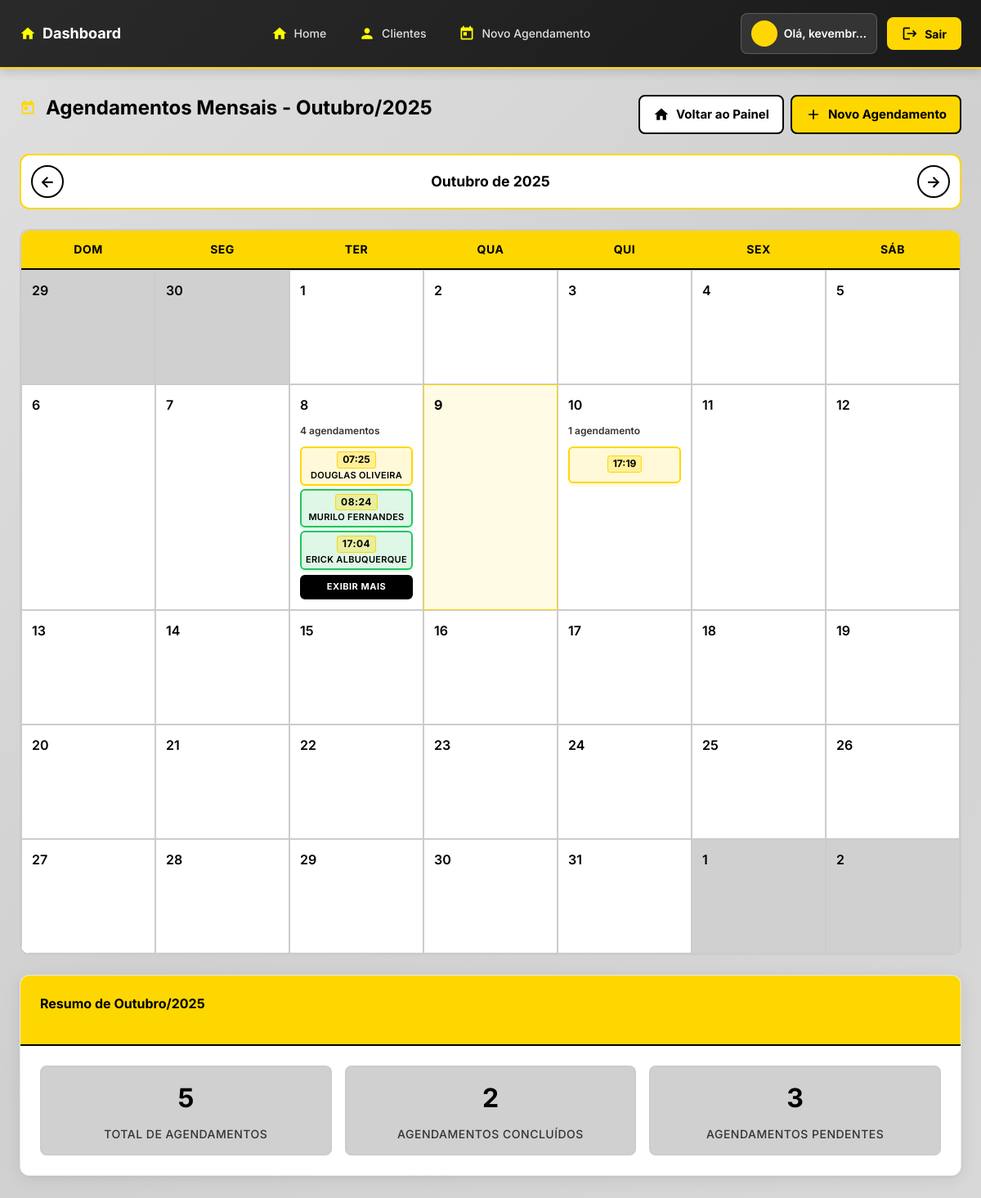
The page /agendamentos-mensais/ (signed in) on the database as committed earlier.
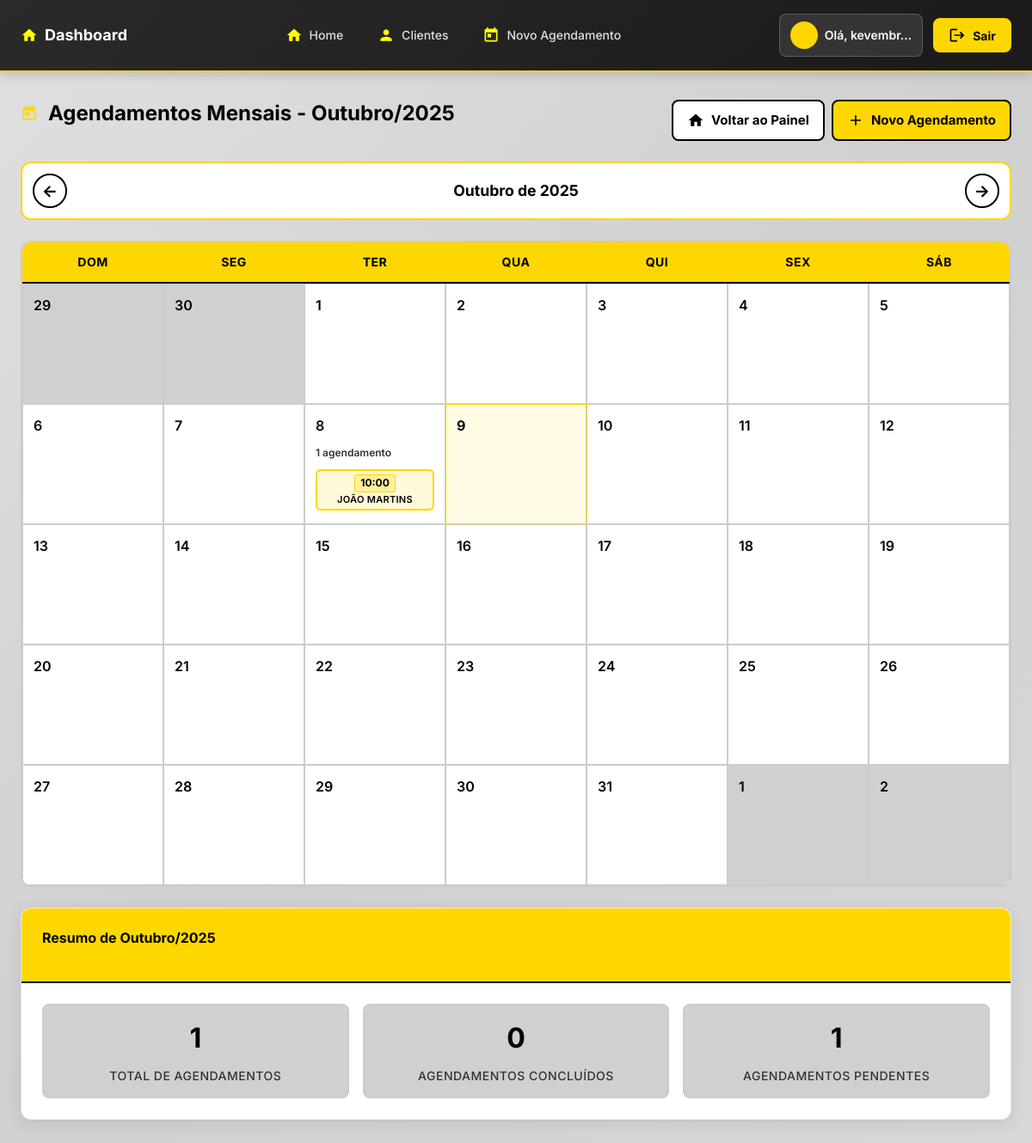
The same page on the database as committed later.
### agendamentos/models.py (models this page shows, shortened)
class Agendamento(models.Model):
    STATUS_CHOICES = [
        ('confirmado', 'Pendente'),
        ('a_caminho', 'À caminho'),
        ('concluido', 'Concluído'),
        ('cancelado', 'Cancelado'),
    ]
    cliente = models.ForeignKey(Cliente, on_delete=models.SET_NULL, null=True, blank=True, related_name='agendamentos')
    servico = models.ForeignKey(Servico, on_delete=models.PROTECT)
    data = models.DateField()
    hora = models.TimeField()
    status = models.CharField(max_length=15, choices=STATUS_CHOICES, default='confirmado')
    observacoes = models.TextField(blank=True, null=True)
    criado_em = models.DateTimeField(auto_now_add=True)
    class Meta:
        ordering = ['-data', '-hora']

class Cliente(models.Model):
    nome = models.CharField(max_length=100)
    telefone = models.CharField(max_length=15, unique=True, blank=True, null=True)
    endereco = models.TextField(blank=True, null=True, help_text="Endereço completo do cliente")
    observacoes = models.TextField(blank=True, null=True)

### agendamentos/views.py (the view)
# urls.py: path('agendamentos-mensais/', views.agendamentos_mensais, name='agendamentos_mensais'),
@login_required
def agendamentos_mensais(request):
    ano = request.GET.get('ano', datetime.now().year)
    mes = request.GET.get('mes', datetime.now().month)
    try:
        ano = int(ano)
        mes = int(mes)
        data_inicio = datetime(ano, mes, 1).date()
        if mes == 12:
            data_fim = datetime(ano + 1, 1, 1).date()
        else:
            data_fim = datetime(ano, mes + 1, 1).date()
    except (ValueError, TypeError):
        hoje = datetime.now().date()
        data_inicio = datetime(hoje.year, hoje.month, 1).date()
        if hoje.month == 12:
            data_fim = datetime(hoje.year + 1, 1, 1).date()
        else:
            data_fim = datetime(hoje.year, hoje.month + 1, 1).date()
        ano = hoje.year
        mes = hoje.month
    agendamentos = Agendamento.objects.filter(
        data__gte=data_inicio,
        data__lt=data_fim
    ).order_by('data', 'hora')
    agendamentos_por_data = {}
    for agendamento in agendamentos:
        data_str = agendamento.data.strftime('%Y-%m-%d')
        if data_str not in agendamentos_por_data:
            agendamentos_por_data[data_str] = []
        agendamentos_por_data[data_str].append(agendamento)
    primeiro_dia = datetime(ano, mes, 1)
    ultimo_dia = datetime(ano, mes + 1, 1) - timedelta(days=1) if mes < 12 else datetime(ano + 1, 1, 1) - timedelta(days=1)
    calendar_weeks = []
    current_date = primeiro_dia - timedelta(days=primeiro_dia.weekday())  # Começar no domingo da primeira semana
    for week in range(6):  # Máximo 6 semanas
        week_days = []
        for day in range(7):  # 7 dias por semana
            day_date = current_date + timedelta(days=week * 7 + day)
            is_current_month = day_date.month == mes and day_date.year == ano
            is_today = day_date.date() == date.today()
            date_str = day_date.strftime('%Y-%m-%d')
            week_days.append({
                'day': day_date.day,
                'date': day_date.date(),
                'date_str': date_str,
                'is_current_month': is_current_month,
                'is_today': is_today,
            })
        calendar_weeks.append(week_days)
        if week_days[-1]['date'] >= ultimo_dia.date():
            break
    mes_anterior = mes - 1 if mes > 1 else 12
    ano_anterior = ano if mes > 1 else ano - 1
    mes_proximo = mes + 1 if mes < 12 else 1
    ano_proximo = ano if mes < 12 else ano + 1
    nomes_meses = [
        '', 'Janeiro', 'Fevereiro', 'Março', 'Abril', 'Maio', 'Junho',
        'Julho', 'Agosto', 'Setembro', 'Outubro', 'Novembro', 'Dezembro'
    ]
    total_agendamentos = len(agendamentos)
    concluidos = len([a for a in agendamentos if a.status == 'concluido'])
    pendentes = len([a for a in agendamentos if a.status in ['confirmado', 'a_caminho']])
    context = {
        'agendamentos': agendamentos,
        'agendamentos_por_data': agendamentos_por_data,
        'calendar_weeks': calendar_weeks,
        'ano': ano,
        'mes': mes,
        'mes_nome': nomes_meses[mes],
        'primeiro_dia': primeiro_dia,
        'ultimo_dia': ultimo_dia,
        'mes_anterior': mes_anterior,
        'ano_anterior': ano_anterior,
        'mes_proximo': mes_proximo,
        'ano_proximo': ano_proximo,
        'total_agendamentos': total_agendamentos,
        'concluidos': concluidos,
        'pendentes': pendentes,
    }
    return render(request, 'agendamentos/agendamentos_mensais.html', context)

### agendamentos/models.py (called while the page is built)
    def __str__(self):
        return self.nome

### agendamentos/templates/agendamentos/agendamentos_mensais.html (shortened to what this page needs)
{% extends 'agendamentos/base.html' %}
{% block content %}
<div class="d-flex justify-content-between align-items-center mb-3">
    <h2>
        <span class="icon icon-calendar"></span>Agendamentos Mensais - {{ mes_nome }}/{{ ano }}
    </h2>
    <div class="d-flex gap-2">
        <a href="{% url 'painel_barbeiro' %}" class="btn btn-secondary">
            <span class="icon icon-home"></span>Voltar ao Painel
        </a>
        <a href="{% url 'agendar' %}" class="btn btn-primary">
            <span class="icon icon-add"></span>Novo Agendamento
        </a>
    </div>
</div>
<div class="month-navigation">
    <div class="month-nav-simple">
        <a href="?mes={{ mes_anterior }}&ano={{ ano_anterior }}" class="nav-btn" title="Mês anterior">
            ←
        </a>
        <h3 class="month-title">
            {{ mes_nome }} de {{ ano }}
        </h3>
        <a href="?mes={{ mes_proximo }}&ano={{ ano_proximo }}" class="nav-btn" title="Próximo mês">
            →
        </a>
    </div>
</div>
<div class="calendar-wrapper">
<div class="monthly-calendar">
    <div class="calendar-header">
        <div class="day-header">Dom</div>
        <div class="day-header">Seg</div>
        <div class="day-header">Ter</div>
        <div class="day-header">Qua</div>
        <div class="day-header">Qui</div>
        <div class="day-header">Sex</div>
        <div class="day-header">Sáb</div>
    </div>
    <div class="calendar-grid">
        {% for week in calendar_weeks %}
            {% for day_data in week %}
                <div class="calendar-day {% if day_data.is_current_month %}current-month{% else %}other-month{% endif %} {% if day_data.is_today %}today{% endif %}">
                    <div class="day-number">{{ day_data.day }}</div>
                    {% if day_data.is_current_month %}
                        {% for key, appointments in agendamentos_por_data.items %}
                            {% if key == day_data.date_str %}
                                <div class="appointments-summary" onclick="event.stopPropagation();">
                                    <div class="appointment-count">{{ appointments|length }} agendamento{{ appointments|length|pluralize }}</div>
                                    {% for agendamento in appointments %}
                                        {% if forloop.counter <= 3 %}
                                            <div class="mini-appointment
                                                {% if agendamento.status == 'confirmado' or agendamento.status == 'a_caminho' %}status-pendente
                                                {% elif agendamento.status == 'concluido' %}status-concluido
                                                {% elif agendamento.status == 'cancelado' %}status-cancelado
                                                {% endif %}" onclick="event.stopPropagation();">
                                                <span class="mini-time">{{ agendamento.hora|time:"H:i" }}</span>
                                                <span class="mini-client">{{ agendamento.cliente.nome }}</span>
                                            </div>
                                        {% endif %}
                                    {% endfor %}
                                    {% if appointments|length > 3 %}
                                        <div class="more-appointments" onclick="event.stopPropagation(); toggleMoreAppointments(this, '{{ day_data.date_str }}')">
                                            exibir mais
                                        </div>
                                    {% endif %}
                                </div>
                            {% endif %}
                        {% endfor %}
                    {% endif %}
                </div>
            {% endfor %}
        {% endfor %}
    </div>
</div>
</div>
<div class="month-summary mt-4">
    <div class="card">
        <div class="card-header">
            <h4>Resumo de {{ mes_nome }}/{{ ano }}</h4>
        </div>
        <div class="card-body">
            <div class="summary-stats">
                <div class="stat-item">
                    <div class="stat-number">{{ total_agendamentos }}</div>
                    <div class="stat-label">Total de Agendamentos</div>
                </div>
                <div class="stat-item">
                    <div class="stat-number">{{ concluidos }}</div>
                    <div class="stat-label">Agendamentos Concluídos</div>
                </div>
                <div class="stat-item">
                    <div class="stat-number">{{ pendentes }}</div>
                    <div class="stat-label">Agendamentos Pendentes</div>
                </div>
            </div>
        </div>
    </div>
</div>
{% endblock %}

### agendamentos/templates/agendamentos/base.html (shortened to what this page needs)
{% load static %}
<!DOCTYPE html>
<html lang="pt-BR">
<head>
    <link rel="stylesheet" href="{% static 'agendamentos/style.css' %}">
</head>
<body>
    <header class="main-header">
        <div class="header-container">
            <div class="header-brand">
                <a href="{% url 'home' %}" class="brand-link">
                    <span class="icon icon-home brand-icon"></span>
                    <span class="brand-text">Dashboard</span>
                </a>
            </div>
            <nav class="header-nav">
                <ul class="nav-menu">
                    <li class="nav-item">
                        <a href="{% url 'home' %}" class="nav-link {% if request.resolver_match.url_name == 'painel_barbeiro' %}active{% endif %}">
                            <span class="icon icon-home"></span>
                            <span class="nav-text">Home</span>
                        </a>
                    </li>
                    {% if user.is_authenticated %}
                        <li class="nav-item">
                            <a href="{% url 'lista_clientes' %}" class="nav-link {% if request.resolver_match.url_name == 'lista_clientes' %}active{% endif %}">
                                <span class="icon icon-user"></span>
                                <span class="nav-text">Clientes</span>
                            </a>
                        </li>
                        <li class="nav-item">
                            <a href="{% url 'agendar' %}" class="nav-link {% if request.resolver_match.url_name == 'agendar' %}active{% endif %}">
                                <span class="icon icon-calendar"></span>
                                <span class="nav-text">Novo Agendamento</span>
                            </a>
                        </li>
                    {% endif %}
                </ul>
            </nav>
            <div class="header-actions">
                {% if user.is_authenticated %}
                    <div class="user-info">
                        <span class="user-avatar">
                            <span class="icon icon-user"></span>
                        </span>
                        <span class="user-name">Olá, {{ user.first_name|default:user.username|truncatechars:8 }}</span>
                    </div>
                    <form class="logout-form" action="{% url 'logout' %}" method="post">
                        <button type="submit" class="logout-btn">
                            <span class="icon icon-logout"></span>
                            <span class="logout-text">Sair</span>
                        </button>
                    </form>
                {% else %}
                    <a href="{% url 'login' %}" class="login-btn">
                        <span class="icon icon-lock"></span>
                        <span class="login-text">Entrar</span>
                    </a>
                {% endif %}
            </div>
        </div>
    </header>
    <div class="container">
        {% block content %}{% endblock %}
    </div>
</body>
</html>

Rows that differ between the two databases and show on the page:
removed Agendamento: appointments "4", hora "07:25", cliente.nome "DOUGLAS OLIVEIRA"
removed Agendamento: hora "08:24", cliente.nome "MURILO FERNANDES", status "concluido" (drawn), shown under "4"
removed Agendamento: hora "17:04", cliente.nome "ERICK ALBUQUERQUE", status "concluido" (drawn), shown under "4"
removed Agendamento: appointments "1", hora "17:19"
added Agendamento: appointments "1", hora "10:00", cliente.nome "JOÃO MARTINS"
Other text that changed with them:
{{ total_agendamentos }}: "5" → "1"
{{ concluidos }}: "2" → "0"
{{ pendentes }}: "3" → "1"
